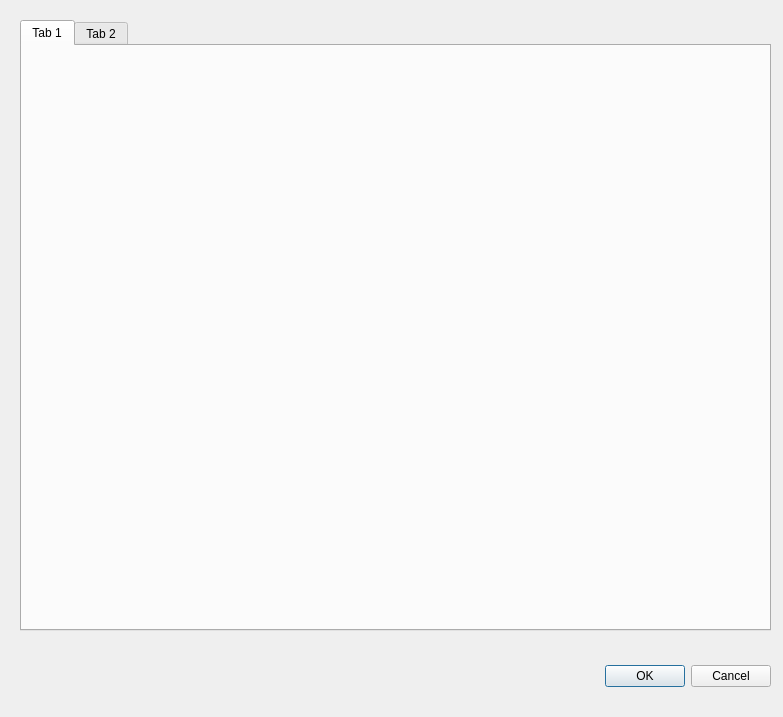
<?xml version="1.0" encoding="UTF-8"?>
<ui version="4.0">
 <class>DTabHijas</class>
 <widget class="QDialog" name="DTabHijas">
  <property name="geometry">
   <rect>
    <x>0</x>
    <y>0</y>
    <width>783</width>
    <height>717</height>
   </rect>
  </property>
  <property name="windowTitle">
   <string>Dialog</string>
  </property>
  <widget class="QDialogButtonBox" name="buttonBox">
   <property name="geometry">
    <rect>
     <x>430</x>
     <y>660</y>
     <width>341</width>
     <height>32</height>
    </rect>
   </property>
   <property name="orientation">
    <enum>Qt::Horizontal</enum>
   </property>
   <property name="standardButtons">
    <set>QDialogButtonBox::Cancel|QDialogButtonBox::Ok</set>
   </property>
  </widget>
  <widget class="QTabWidget" name="tabWidgetHijas">
   <property name="geometry">
    <rect>
     <x>20</x>
     <y>20</y>
     <width>751</width>
     <height>611</height>
    </rect>
   </property>
   <widget class="QWidget" name="tab">
    <attribute name="title">
     <string>Tab 1</string>
    </attribute>
   </widget>
   <widget class="QWidget" name="tab_2">
    <attribute name="title">
     <string>Tab 2</string>
    </attribute>
   </widget>
  </widget>
 </widget>
 <resources/>
 <connections>
  <connection>
   <sender>buttonBox</sender>
   <signal>accepted()</signal>
   <receiver>DTabHijas</receiver>
   <slot>accept()</slot>
   <hints>
    <hint type="sourcelabel">
     <x>248</x>
     <y>254</y>
    </hint>
    <hint type="destinationlabel">
     <x>157</x>
     <y>274</y>
    </hint>
   </hints>
  </connection>
  <connection>
   <sender>buttonBox</sender>
   <signal>rejected()</signal>
   <receiver>DTabHijas</receiver>
   <slot>reject()</slot>
   <hints>
    <hint type="sourcelabel">
     <x>316</x>
     <y>260</y>
    </hint>
    <hint type="destinationlabel">
     <x>286</x>
     <y>274</y>
    </hint>
   </hints>
  </connection>
 </connections>
</ui>
